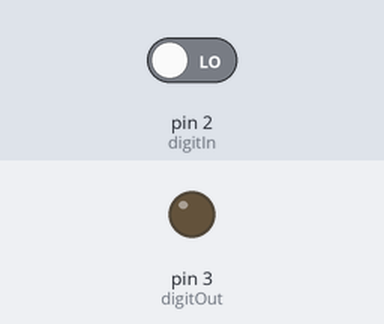
The sketch below on a simulated Arduino Uno, built with avr-gcc and run on an emulated ATmega328P. Parts: output pins drawn as LEDs (lit = HIGH). The inputs (shaded band) are chosen by the test bench; at power-on: pin 2 (digitIn) LOW.

Above: at 1.2 s.
1.3 s: pin 2 (digitIn) driven HIGH
At 2.5 s:
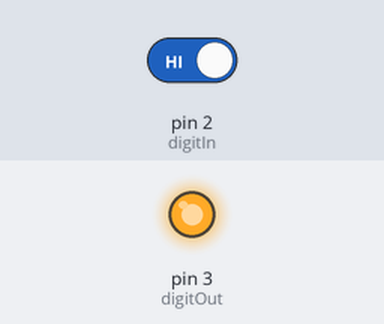
2.8 s: pin 2 (digitIn) driven LOW
At 3.8 s:
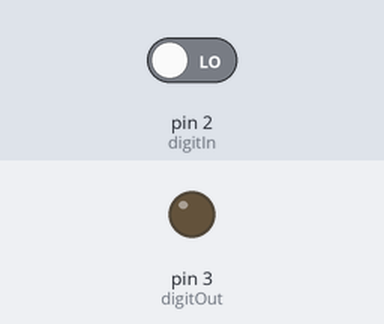
Timing chart, 0 to 5.8 s (numbered marks = the images above; inputs shaded):
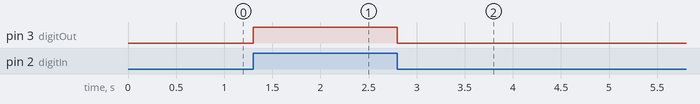

The sketch:

tweliteSample.ino
```cpp
/**
to read serial data from TWE Lite in addition to ordinaly serial port, another serial port is need
so assign unused pin as virtual serial port
asigne pin 10 and pin 11 to TX and RX
**/
#include <SoftwareSerial.h>

int digitIn = 2;  // connect pin NO.2 to DO1 of TWE Lite
int digitOut = 3;

void setup() {
  pinMode(digitIn, INPUT);
  pinMode(digitOut, OUTPUT);
}

void loop() {
  if (digitalRead(digitIn) == HIGH) {
    digitalWrite(digitOut, HIGH);
  } else {
    digitalWrite(digitOut, LOW);
  }
}
```

Measured:
- after the input at 1.3 s, pin 3 (digitOut): LOW → HIGH at once
- after the input at 2.8 s, pin 3 (digitOut): HIGH → LOW at once
